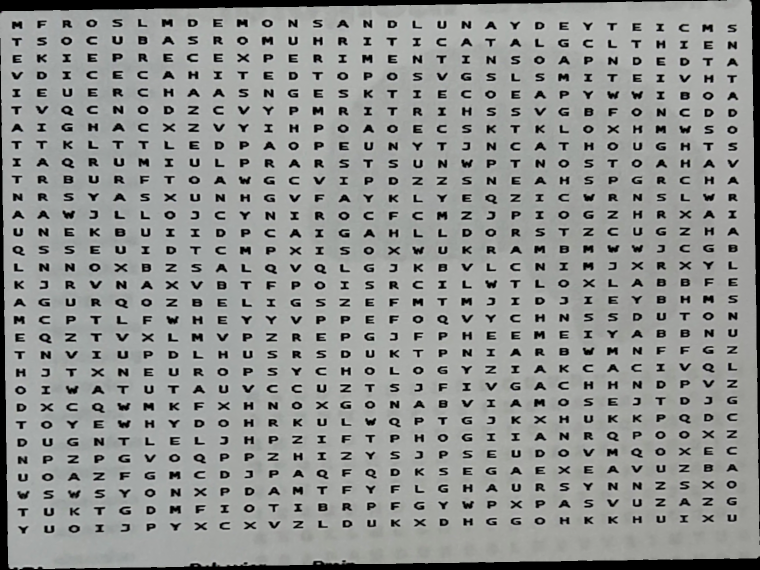
#> input picture crossword/ocr/crosseditold1.png, 1520 x 1139 px (shown at 1/2 size)
$ python -i ocr.py   (imports and definitions only)
#> lines starting #> are read from the running program, lines starting #| are printed output that depends on the picture; after the words box and inside, x2 and y2 are one past the last pixel; in counts of white or black regions, pixels touching at a corner belong together
"""
Crossword OCR utility.

Goal: Extract only text from a crossword image with robust preprocessing.
Requires: easyocr, Pillow. Optional: opencv-python for best results.
"""

from __future__ import annotations

import argparse
import sys
from pathlib import Path

import numpy as np
from PIL import Image, ImageOps

try:
    import cv2  # type: ignore

    HAS_CV2 = True
except Exception:
    cv2 = None
    HAS_CV2 = False

try:
    import easyocr  # type: ignore
except Exception as exc:  # pragma: no cover - import-time error handling
    raise SystemExit(
        "easyocr is required. Install with: pip install easyocr"
    ) from exc


# [63 lines left out: functions _ensure_easyocr_model, _downscale_gray, _cv2_preprocess, _pil_preprocess, _normalize_lang, _order_points, not called in this run]


def _find_largest_quad(bin_img: "cv2.Mat") -> "cv2.Mat | None":
    contours, _ = cv2.findContours(
        bin_img, cv2.RETR_EXTERNAL, cv2.CHAIN_APPROX_SIMPLE
    )
    if not contours:
        return None
    contours = sorted(contours, key=cv2.contourArea, reverse=True)
    for cnt in contours[:8]:
        peri = cv2.arcLength(cnt, True)
        approx = cv2.approxPolyDP(cnt, 0.02 * peri, True)
        if len(approx) == 4:
            return approx.reshape(4, 2)
    return None


def _warp_to_square(gray: "cv2.Mat", *, scale: float = 1.08) -> "cv2.Mat":
#> called with scale = 1.08
    blur = cv2.GaussianBlur(gray, (5, 5), 0)
    thresh = cv2.adaptiveThreshold(
        blur, 255, cv2.ADAPTIVE_THRESH_GAUSSIAN_C, cv2.THRESH_BINARY, 31, 5
    )
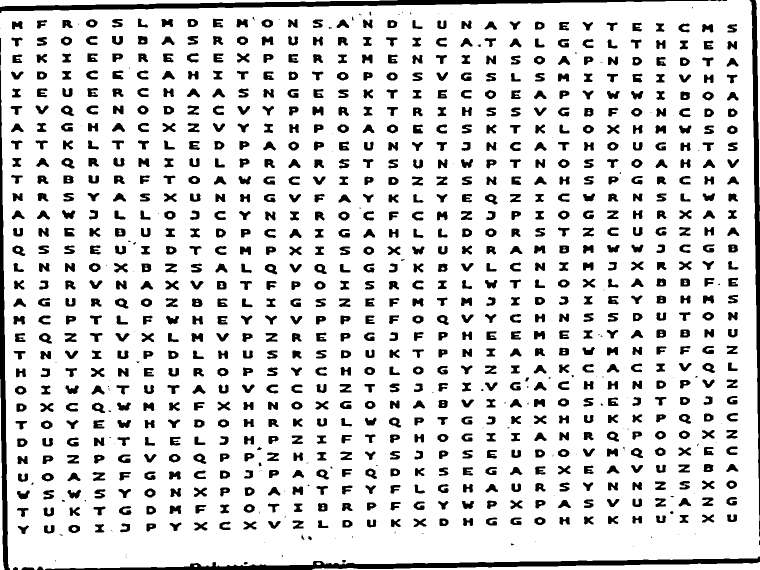
#> thresh: shape (1139, 1520) (shown at 1/2 size); 85.5% white; 1029 black regions (112 under 20 px), largest, box (x1, y1, x2, y2) and area: (90, 1113, 1520, 1139) 11892, (0, 0, 1454, 26) 11627, (1499, 0, 1520, 1073) 7864
    inv = 255 - thresh
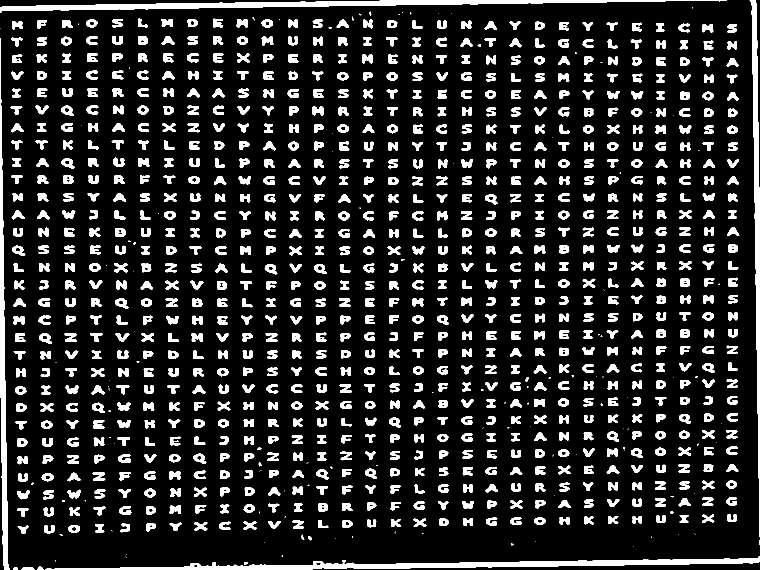
#> inv: shape (1139, 1520) (shown at 1/2 size); 14.5% white; 1029 white regions (112 under 20 px)
    quad = _find_largest_quad(inv)
#> in _find_largest_quad, `contours, _ = cv2.findContours( bin_img, cv2.RETR_EXTERNAL, cv2.CHAIN_..`: contours = 1029 contours, 115 with area under 20; largest, box (x1, y1, x2, y2) and area: (90, 1113, 1520, 1139) 10506, (0, 0, 1454, 26) 10166, (1499, 0, 1520, 1073) 6784, (0, 76, 20, 1139) 6630, (78, 666, 104, 687) 328
#> the loop in _find_largest_quad, `for cnt in contours[:8]:` made 8 passes
#> (peri, approx) on passes 1 to 4: (2956.7, [[1519, 1113], [90, 1138]]), (2948.4, [[1453, 0], [0, 25]]), (2179.8, [[1499, 0], [1519, 1072]]), (2156.1, [[0, 76], [19, 1138]])
#> peri on passes 5 to 8: 81.01, 80.53, 77.6, 80.18
    h_img, w_img = gray.shape[:2]
#> h_img = 1139; w_img = 1520
    if quad is None:
        return gray
    # If detected quad is too small, fall back to full image
    quad_area = cv2.contourArea(quad.reshape(-1, 1, 2))
    if quad_area < 0.4 * (w_img * h_img):
        return gray
    # Expand quad slightly to avoid cropping grid edges
    rect = _order_points(quad)
    center = rect.mean(axis=0)
    rect = (rect - center) * scale + center
    rect[:, 0] = np.clip(rect[:, 0], 0, w_img - 1)
    rect[:, 1] = np.clip(rect[:, 1], 0, h_img - 1)
    (tl, tr, br, bl) = rect
    widthA = int(((br[0] - bl[0]) ** 2 + (br[1] - bl[1]) ** 2) ** 0.5)
    widthB = int(((tr[0] - tl[0]) ** 2 + (tr[1] - tl[1]) ** 2) ** 0.5)
    heightA = int(((tr[0] - br[0]) ** 2 + (tr[1] - br[1]) ** 2) ** 0.5)
    heightB = int(((tl[0] - bl[0]) ** 2 + (tl[1] - bl[1]) ** 2) ** 0.5)
    max_w = max(widthA, widthB)
    max_h = max(heightA, heightB)
    side = max(max_w, max_h)
    dst = np.array(
        [[0, 0], [side - 1, 0], [side - 1, side - 1], [0, side - 1]],
        dtype="float32",
    )
    matrix = cv2.getPerspectiveTransform(rect, dst)
    return cv2.warpPerspective(gray, matrix, (side, side))


# [538 lines left out: functions _prepare_cell_variants, _disambiguate_char, _ocr_cell, _grid_ocr_cv2, extract_text, _run_easyocr and 4 more, not called in this run]


# [2 lines not run here, left out]

>>> import cv2
>>> picture = cv2.imread('crosseditold1.png', cv2.IMREAD_GRAYSCALE)
>>> result = _warp_to_square(picture)

$ run again, on crossword/ocr/crossedit.png
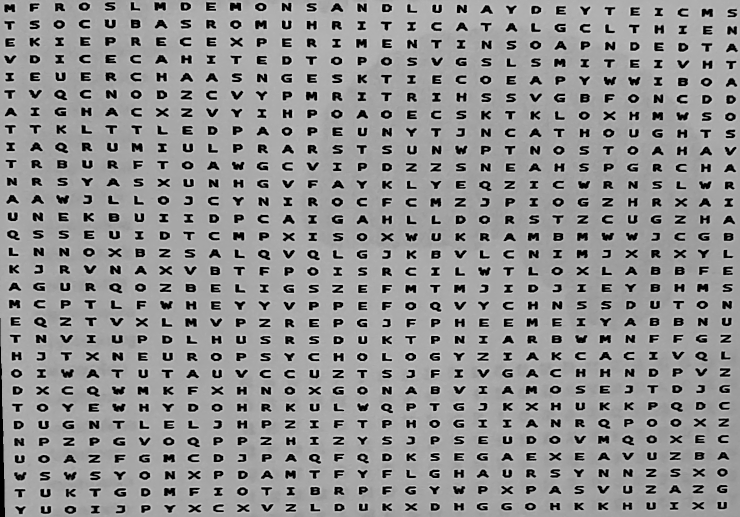
#> input picture crossword/ocr/crossedit.png, 1480 x 1034 px (shown at 1/2 size)
#> picture is the input picture: shape (1034, 1480); min 0, max 255, mean 147.7
#> in _warp_to_square, `thresh = cv2.adaptiveThreshold( blur, 255, cv2.ADAPTIVE_THRESH_GAUSSIA..`:
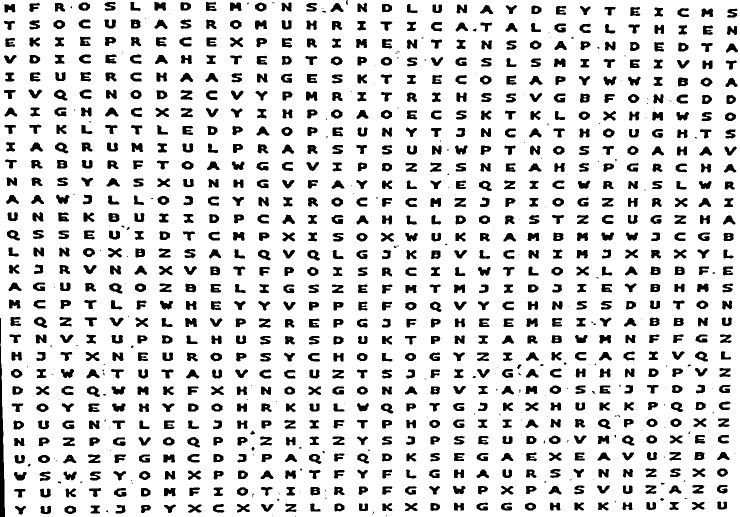
#> thresh: shape (1034, 1480) (shown at 1/2 size); 85.3% white; 1083 black regions (168 under 20 px), largest, box (x1, y1, x2, y2) and area: (0, 636, 10, 1034) 2165, (510, 40, 534, 59) 326, (108, 179, 135, 201) 326
#> in _warp_to_square, `inv = 255 - thresh`:
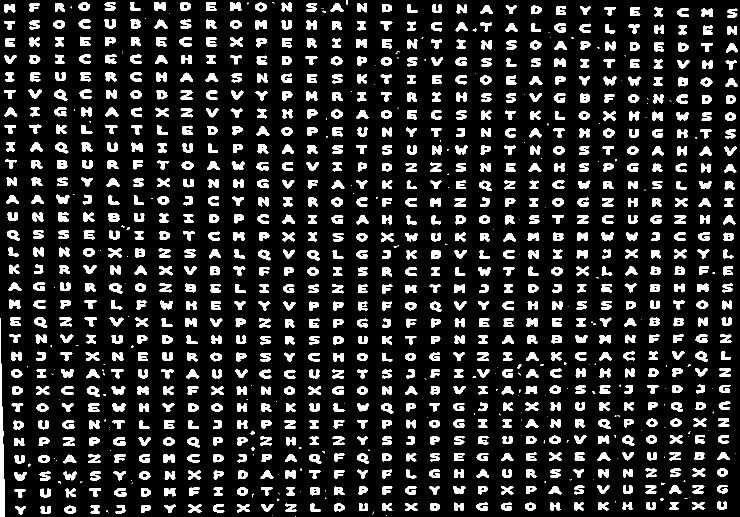
#> inv: shape (1034, 1480) (shown at 1/2 size); 14.7% white; 1083 white regions (168 under 20 px)
#> contours = 1083 contours, 177 with area under 20; largest, box (x1, y1, x2, y2) and area: (0, 636, 10, 1034) 1762, (108, 179, 135, 201) 346, (68, 634, 95, 656) 342, (110, 285, 137, 307) 338, (218, 566, 245, 587) 334
#> the loop in _find_largest_quad, `for cnt in contours[:8]:` made 8 passes
#> peri on passes 2 to 8: 81.84, 83.84, 84.43, 82.77, 82.43, 80.18, 78.77
